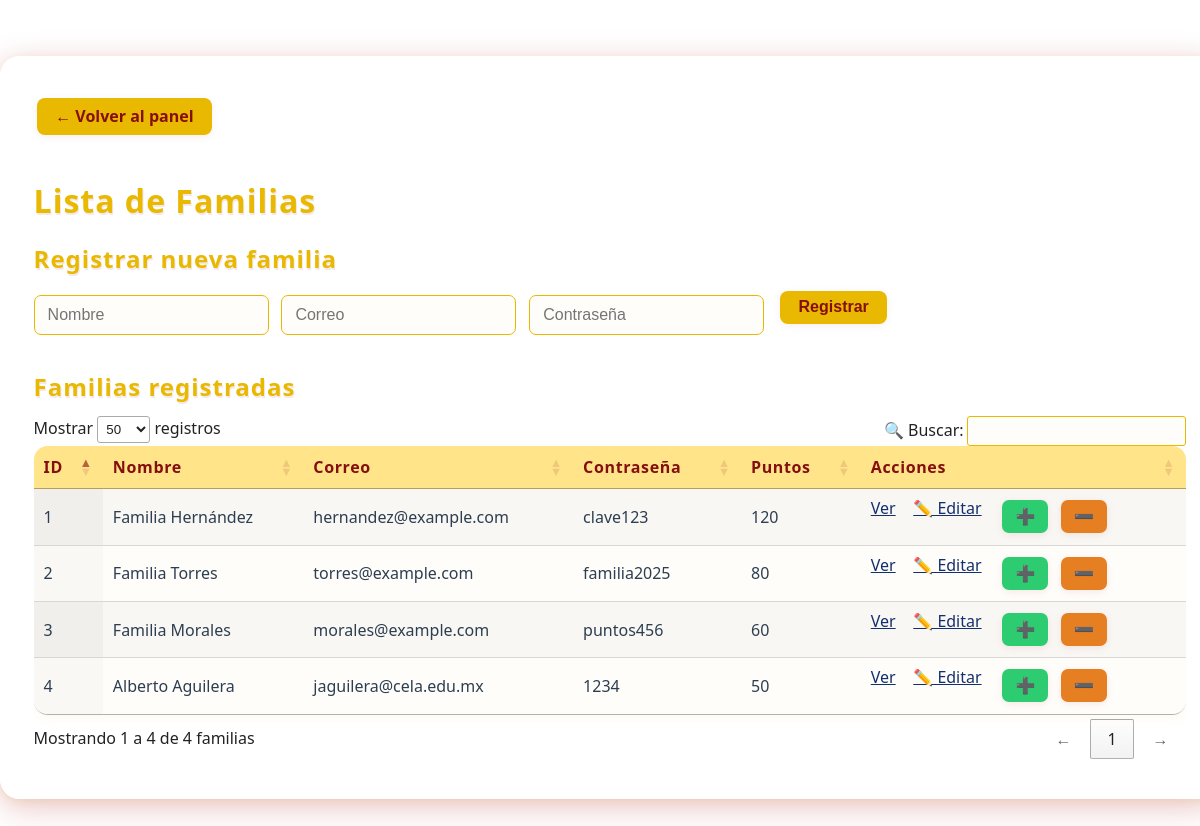
Page /lista_familias on the earlier database version.
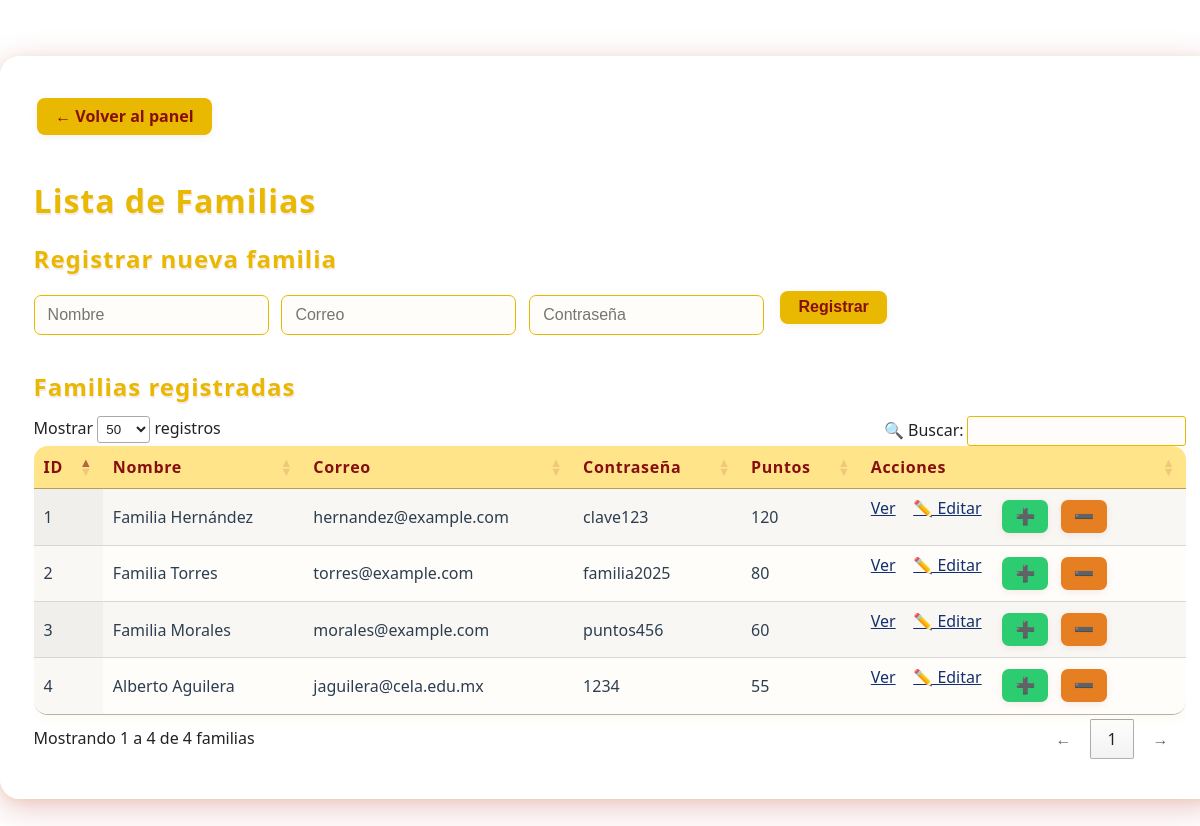
Same page on the later database version.
### app/models.py (models this page shows, shortened)
class Familia(db.Model):
    id = db.Column(db.Integer, primary_key=True)
    nombre = db.Column(db.String(100), nullable=False)
    correo = db.Column(db.String(100), unique=True, nullable=False)
    password = db.Column(db.String(100), nullable=False)
    puntos = db.Column(db.Integer, default=0)

### app/routes.py (the view, shortened to what this page needs)
@app.route('/lista_familias', methods=['GET', 'POST'])
def lista_familias():
    termino_busqueda = request.args.get('buscar', '').strip()
    if termino_busqueda:
        termino_normalizado = quitar_acentos(termino_busqueda.lower())
        familias = Familia.query.all()
        familias = [
            f for f in familias
            if termino_normalizado in quitar_acentos(f.nombre.lower())
        ]
    else:
        familias = Familia.query.all()
    return render_template('lista_familias.html', familias=familias, buscar=termino_busqueda)

### app/__init__.py (called while the page is built)
@app.before_request
def mantener_sesion_activa():
    session.permanent = True

### app/routes.py (called while the page is built)
@app.before_request
def refrescar_timeout():
    if "admin_id" in session:
        now = datetime.utcnow()
        last = session.get("last_activity", now)
        if hasattr(last, "tzinfo") and last.tzinfo is not None:
            last = last.astimezone(timezone.utc).replace(tzinfo=None)
        if now - last > timedelta(minutes=30):  # tu inactividad límite
            entry = LogEntry(
                user=session.get("nombre_usuario"),
                role=session.get("rol"),
                action="timeout sesión",
                entity="Admin",
                details="Cierre de sesión por inactividad"
            )
            db.session.add(entry)
            db.session.commit()
            session.clear()
            return redirect(url_for("login"))
        session["last_activity"] = now

### app/templates/lista_familias.html (shortened to what this page needs)
<!DOCTYPE html>
<html lang="es">
<head>
    <link rel="stylesheet" href="{{ url_for('static', filename='css/admin.css') }}">
    <link rel="stylesheet" href="https://cdn.datatables.net/1.13.6/css/jquery.dataTables.min.css">
</head>
<body>
    <div class="admin-contenedor">
        <a href="{{ url_for('panel_admin') }}" class="btn btn-primary" style="margin-bottom:1.4em;">← Volver al panel</a>
        <h1>Lista de Familias</h1>
        <h2>Registrar nueva familia</h2>
        <form method="POST" action="{{ url_for('lista_familias') }}" class="familia-form">
            <input type="text" name="nombre" placeholder="Nombre" required>
            <input type="email" name="correo" placeholder="Correo" required>
            <input type="password" name="password" placeholder="Contraseña" required>
            <button type="submit" class="btn btn-primary">Registrar</button>
        </form>
        <h2>Familias registradas</h2>
        <div class="table-responsive">
            <table id="tabla-familias" class="display">
                <thead>
                    <tr>
                        <th>ID</th>
                        <th>Nombre</th>
                        <th>Correo</th>
                        <th>Contraseña</th>
                        <th>Puntos</th>
                        <th>Acciones</th>
                    </tr>
                </thead>
                <tbody>
                    {% for f in familias %}
                    <tr>
                        <td>{{ f.id }}</td>
                        <td>{{ f.nombre }}</td>
                        <td>{{ f.correo }}</td>
                        <td>{{ f.password }}</td>
                        <td>{{ f.puntos }}</td>
                        <td class="acciones">
                            <a href="{{ url_for('ver_familia', familia_id=f.id) }}">Ver</a>
                            <a href="{{ url_for('editar_familia', familia_id=f.id) }}">✏️ Editar</a>
                            <button onclick="sumar({{ f.id }})" class="sumar" title="Sumar puntos">➕</button>
                            <button onclick="canjear({{ f.id }})" class="canjear" title="Canjear puntos">➖</button>
                        </td>
                    </tr>
                    {% endfor %}
                </tbody>
            </table>
        </div>
    </div>
</body>

Differences in the rows shown:
changed Familia "Alberto Aguilera": puntos "50" → "55"
